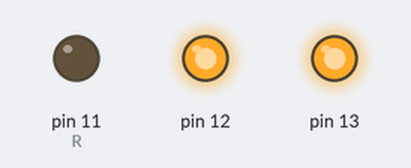
Bench run of a program on a simulated Raspberry Pi (header pin numbers). Shown: output pins drawn as LEDs (lit = HIGH).

Above: at 0.5 s.
At 1.5 s:
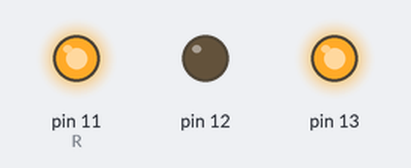
At 2.5 s:
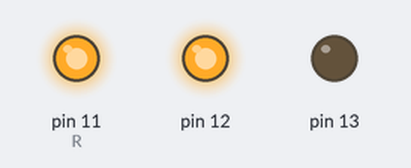
At 3.5 s:
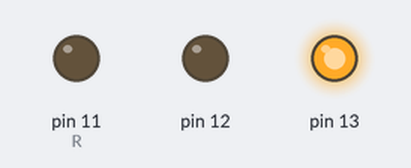
At 4.5 s:
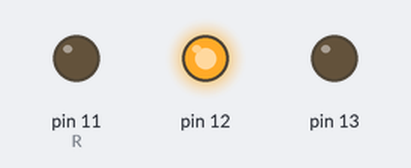
At 5.5 s:
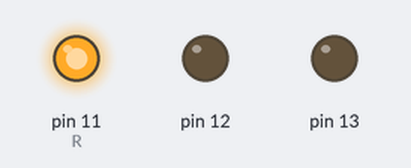
Timing chart, 0 to 7.8 s (numbered marks = the images above):
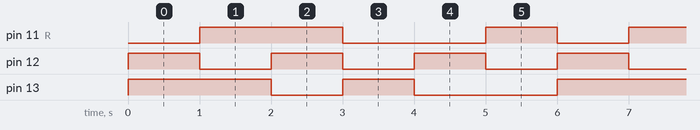

Measured:
- by itself, pin 11 (R): repeats every 6.0 s: LOW 2.0 s, HIGH 1.0 s, LOW 1.0 s, HIGH 2.0 s
- by itself, pin 12: alternates HIGH for 1.0 s and LOW for 1.0 s
- by itself, pin 13: repeats every 6.0 s: HIGH 1.0 s, LOW 2.0 s, HIGH 2.0 s, LOW 1.0 s

The program:

RGB_LED2.py
```python
import RPi.GPIO as GPIO
import time
colors = [0xFF0000, 0x00FF00, 0x0000FF, 0xFFFF00, 0xFF00FF, 0x00FFFF]
R = 11
G = 12
B = 13

def setup(Rpin, Gpin, Bpin):
        global pins
        global p_R, p_G, p_B
        pins = {'pin_R' : Rpin, 'pin_G' : Gpin, 'pin_B' : Bpin}
        GPIO.setmode(GPIO.BOARD)
        for i in pins:
            GPIO.setup(pins[i], GPIO.OUT)
            GPIO.setwarnings(False)
            GPIO.output(pins[i], GPIO.HIGH)

        p_R = GPIO.PWM(pins['pin_R'], 2000)
        p_G = GPIO.PWM(pins['pin_G'], 1999)
        p_B = GPIO.PWM(pins['pin_B'], 5000)


        p_R.start(100)
        p_G.start(100)
        p_B.start(100)


def map(x, in_min, in_max, out_min, out_max):
    return(x - in_min) * (out_max - out_min) / (in_max- in_min) + out_min

def off():
    for i in pins:
        GPIO.output(pins[i], GPIO.HIGH)

def setColor(col):
             R_val = (col & 0xFF0000) >> 16
             G_val = (col & 0x00FF00) >> 8
             B_val = (col & 0x0000FF) >> 0

             R_val = map(R_val, 0, 255, 0, 100)
             G_val = map(G_val, 0, 255, 0, 100)
             B_val = map(B_val, 0, 255, 0, 100)

             p_R.ChangeDutyCycle(100-R_val)
             p_G.ChangeDutyCycle(100-G_val)
             p_B.ChangeDutyCycle(100-B_val)

def loop():
             while True:
                 for col in colors:
                         setColor(col)
                         time.sleep(1)

def destroy():
             p_R.stop()
             p_G.stop()
             p_B.stop()
             off()
             GPIO.cleanup()

if __name__ == "__main__":
             try:
                 setup(R, G, B)
                 loop()
             except KeyboardInterrupt:
                 destroy()
```
